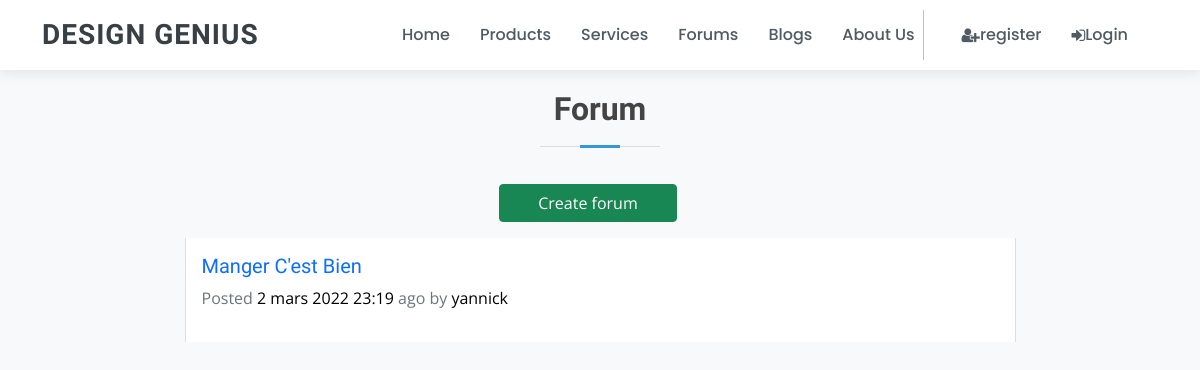
Before: /forums/ with the older database file.
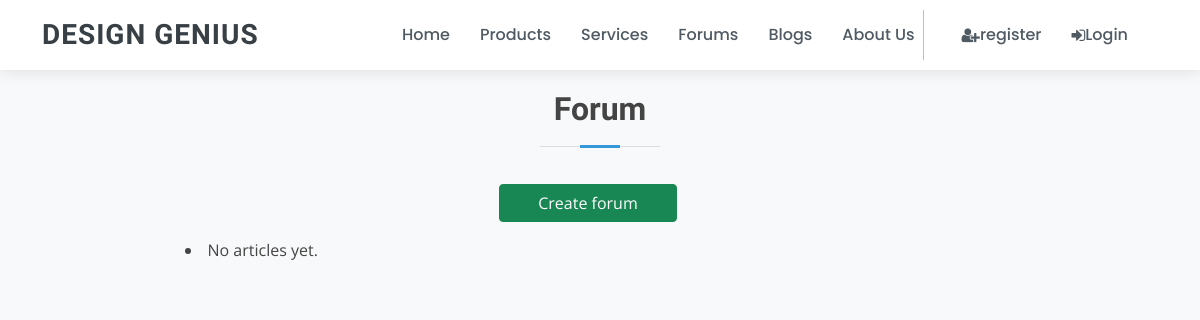
After: the same page with the newer database file.
### Forums/models.py (models this page shows, shortened)
class Forum(models.Model):
    user = models.ForeignKey(settings.AUTH_USER_MODEL, on_delete=models.CASCADE)
    title = models.CharField(max_length=100)
    slug = models.SlugField(null=True, blank=True)
    desc = models.TextField()
    created_at = models.DateTimeField(auto_now_add=True)
    def get_absolute_url(self):
        return reverse('forum-detail', kwargs={'slug': self.slug})

### Accounts/models.py (models this page shows, shortened)
class Account(AbstractBaseUser, PermissionsMixin):
    email = models.EmailField(unique=True)
    name = models.CharField(max_length=150)
    phone = models.CharField(max_length=50)
    date_of_birth = models.DateField(blank=True, null=True)
    picture = ImageField(blank=True, manual_crop="")
    membership = models.ForeignKey('Membership', related_name='user_membership', on_delete=models.SET_NULL, null=True)
    is_staff = models.BooleanField(default=False)
    is_active = models.BooleanField(default=True)
    last_login = models.DateTimeField(null=True)
    objects = AccountManager()
    USERNAME_FIELD = 'email'
    REQUIRED_FIELDS = ['name', 'phone']

### Forums/views.py (the view)
# urls.py: path('', ForumListView.as_view(), name='forum-list'),
class ForumListView(ListView):
    model = Forum
    queryset = Forum.objects.order_by('-created_at')
    def get_context_data(self, **kwargs):
        context = super().get_context_data(**kwargs)
        context['comments'] = Comment.objects.all()
        return context

### Accounts/views.py (called while the page is built)
def global_params(request):
    if request.user.is_anonymous:
        subscription_info = None
    else:
        try:
            subscription_info = Subscription.objects.get(user_membership=request.user)
        except Subscription.DoesNotExist:
             subscription_info = None
    context = {
        "subscription_info": subscription_info,
    }
    return context

### Forums/templates/Forums/forum_list.html (shortened to what this page needs)
{% extends 'layout/base.html' %} {% load crispy_forms_tags %} {% load static %} {% block content %} {% include "layout/_nav.html" %}
<link href="https://code.ionicframework.com/ionicons/2.0.1/css/ionicons.min.css" rel="stylesheet">
<div class="container portfolio-details" id="portfolio-details" style="margin-top:90px;">
    <div class="section-title pb-3">
        <h2>Forum</h2>
    </div>
    <div class="row mb-3 container ">
        <a class="btn btn-success col-2 d-block mx-auto" href="{% url 'forum-add' %}">Create forum</a>
    </div>
    <div class="row ">
        <div class="col-lg-9 mb-3 d-block mx-auto">
            {% for forum in object_list %}
            <div class="card row-hover pos-relative py-3 px-3 mb-3  border-top-0 border-right-0 border-bottom-0 rounded-0">
                <div class="row align-items-center">
                    <div class="col-md-8 mb-3 mb-sm-0">
                        <h5>
                            <a href=" {{ forum.get_absolute_url }} " class="text-primary text-capitalize"> {{ forum.title }} </a>
                        </h5>
                        <p class="text-sm text-muted"><span class="op-6">Posted</span> <a class="text-black" href="#"> {{forum.created_at}} </a> <span class="op-6">ago by</span> <a class="text-black" href="#">{{ forum.user.name }}</a>
                        </p>
                    </div>
                </div>
            </div>
            {% empty %}
            <li>No articles yet.</li>
            {% endfor %}
        </div>
    </div>
</div>
{% endblock content %}

Changed rows visible on the page:
removed Forum: title "Manger C'est Bien", created_at "2 mars 2022 23:19", user.name "yannick"
Other visible differences:
text now shown: "No articles yet."
